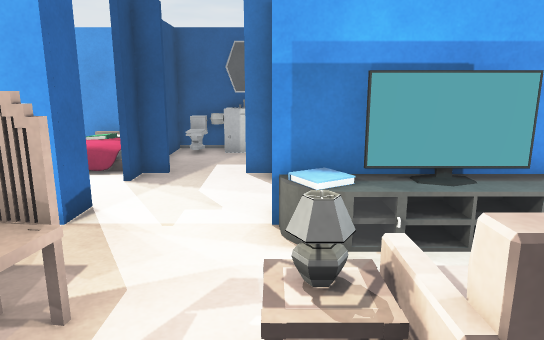
view 1 (above)

17 first-person views from a walk through a Unity game level. The camera is 1.3 m above the floor, tilts 12° down and sees 70° across. The floor is counted in squares, 0.5 m on a side. Each view is taken from the middle of a square. On the plan, view 1 faces up. The plan holds only what a view shows up to about 20 squares ahead; the rest is blank. The player is left out. Door leaves are left out, so doorways stand open. Surface patterns are stand-ins for the level's own textures.

view 2
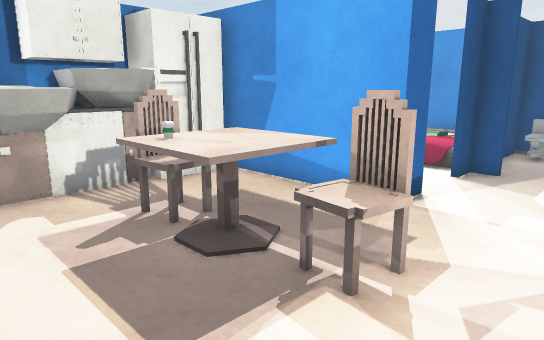

view 3
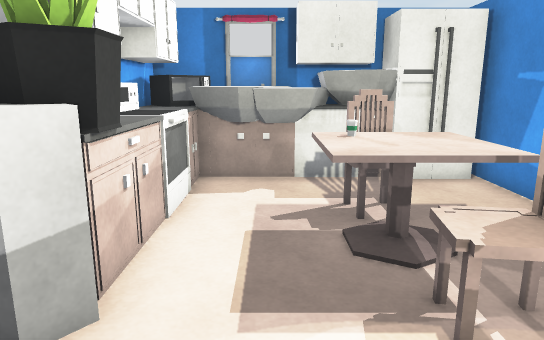

view 4
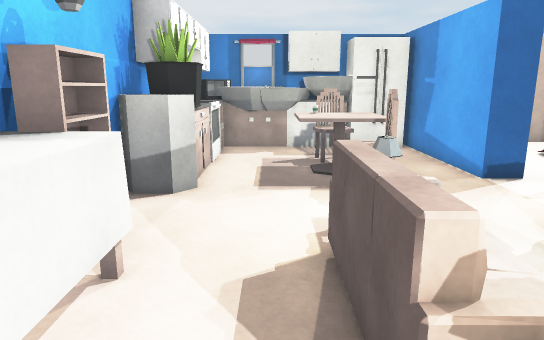

view 5
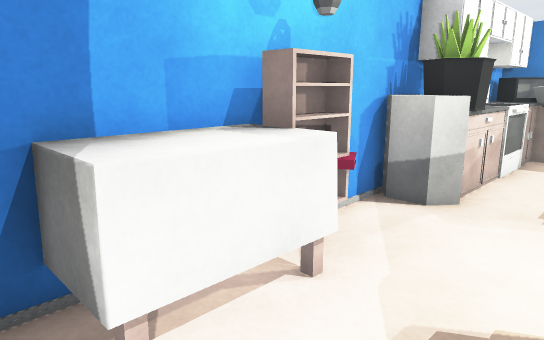

view 6
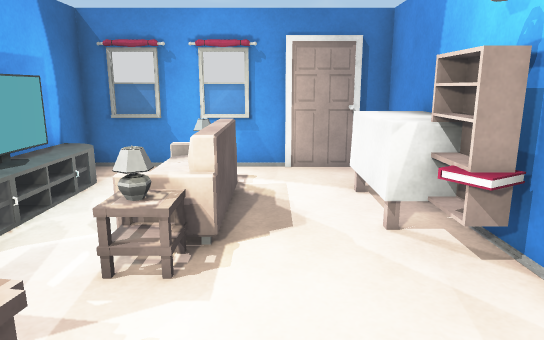

view 7
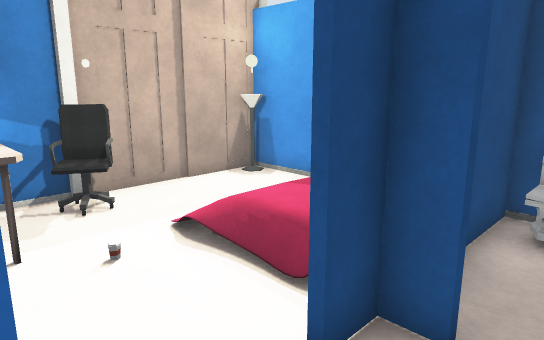

view 8
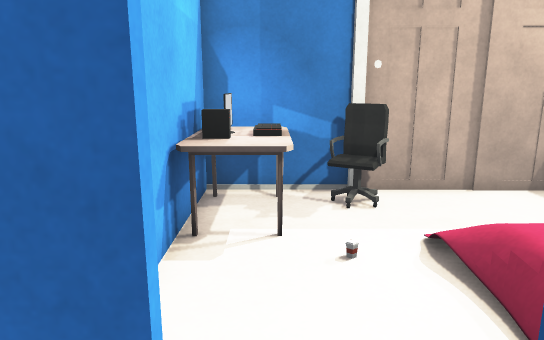

view 9
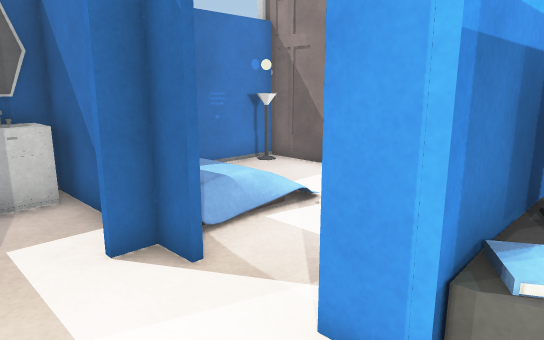

view 10
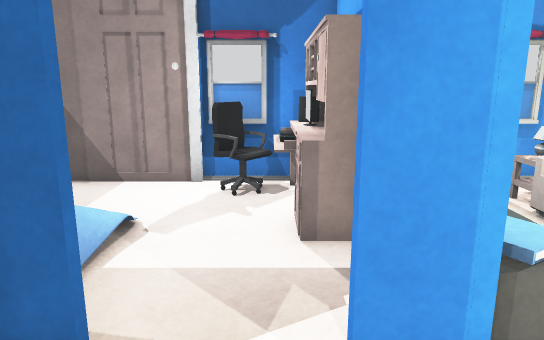

view 11
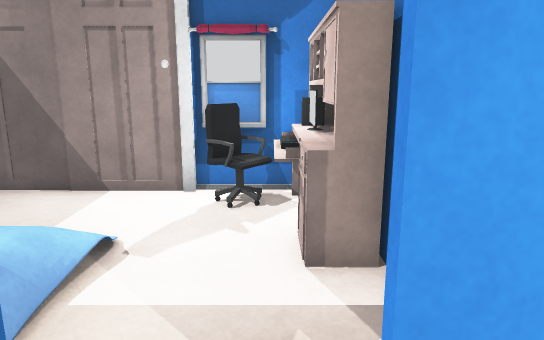

view 12
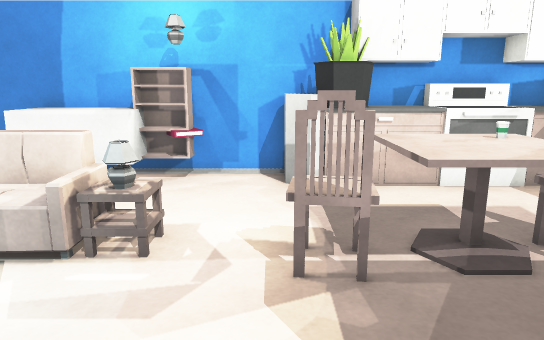

view 13
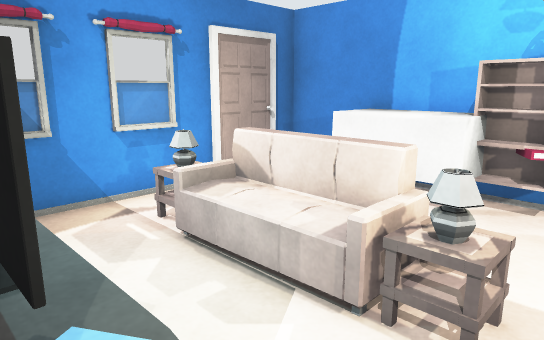

view 14
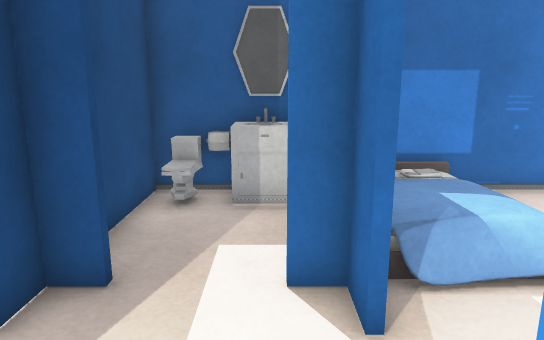

view 15
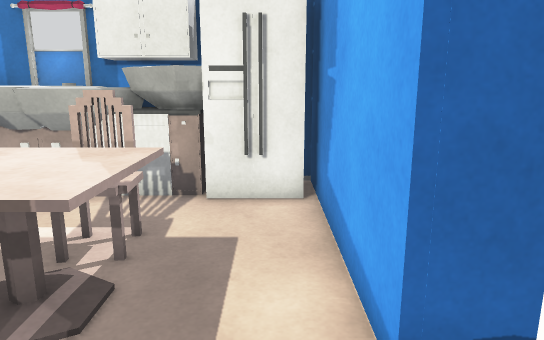

view 16
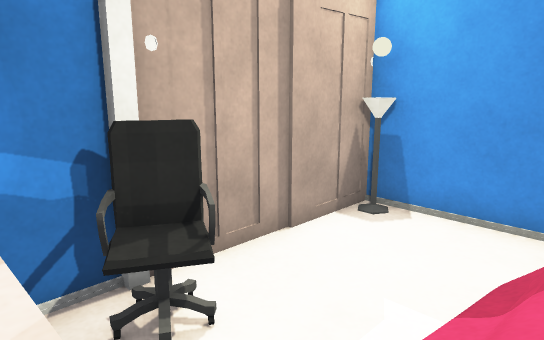

view 17
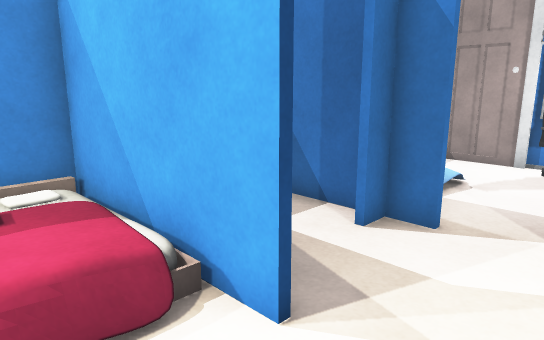

### Floor plan
Key: @ floor where view 1 was taken; # wall or solid block; . main floor; : floor 0.25 m higher than the main floor; / step, stairs or slope; D open door; = window, fence, low wall or low ledge; ^ raised ledge; M mirror; T TV; C chair; S sofa; F fridge; A cabinet; B table; P plant; E desk; O other object.
Columns run from 12 left of view 1 to 8 right of it. Each row starts with its distance up from view 1.
 17 ##########OM#########
 16 #O...   #O#^#    ..O#
 15 #....   #.==#    ...#
 14 #....   #...#    ...#
 13 #.../   #...#    ...#
 12 #O..///:#DDD#:///...#
 11 #OO....D#...#...... #
 10 # ....DDD...D.....OO#
  9 #OOBB.DDD...D...EEOO#
  8 #BTOB...#...#..EEETO#
  7 #########...#O#T#####
  6  FF..........OTTTO..#
  5 OFF.................#
  4 OAO.CCBBBCC.........#
  3 OAO.CCBBCCC.O.OOO.O.#
  2 #AO...BBB.....OOOS..#
  1 #OOO................#
  0 #  O........@.......#
 -1 #OOOOOOOPO...=^^^=..#
 -2 #OOAOOAAAOO.O#^^^^..#
 -3 ###A##A##############

Positions as (right, up) in squares from view 1, and headings:
1: (0, 0), facing up
2: (0, -1), facing up-left
3: (1, 1), facing left
4: (7, 1), facing left
5: (6, 2), facing down-left
6: (-5, 1), facing right
7: (-2, 8), facing up-left
8: (-2, 9), facing left
9: (-3, 6), facing up-right
10: (-3, 9), facing right
11: (-2, 9), facing right
12: (-2, 9), facing down
13: (-1, 7), facing down-right
14: (-1, 7), facing up
15: (-1, 6), facing left
16: (-7, 9), facing up-left
17: (-7, 8), facing up-right
